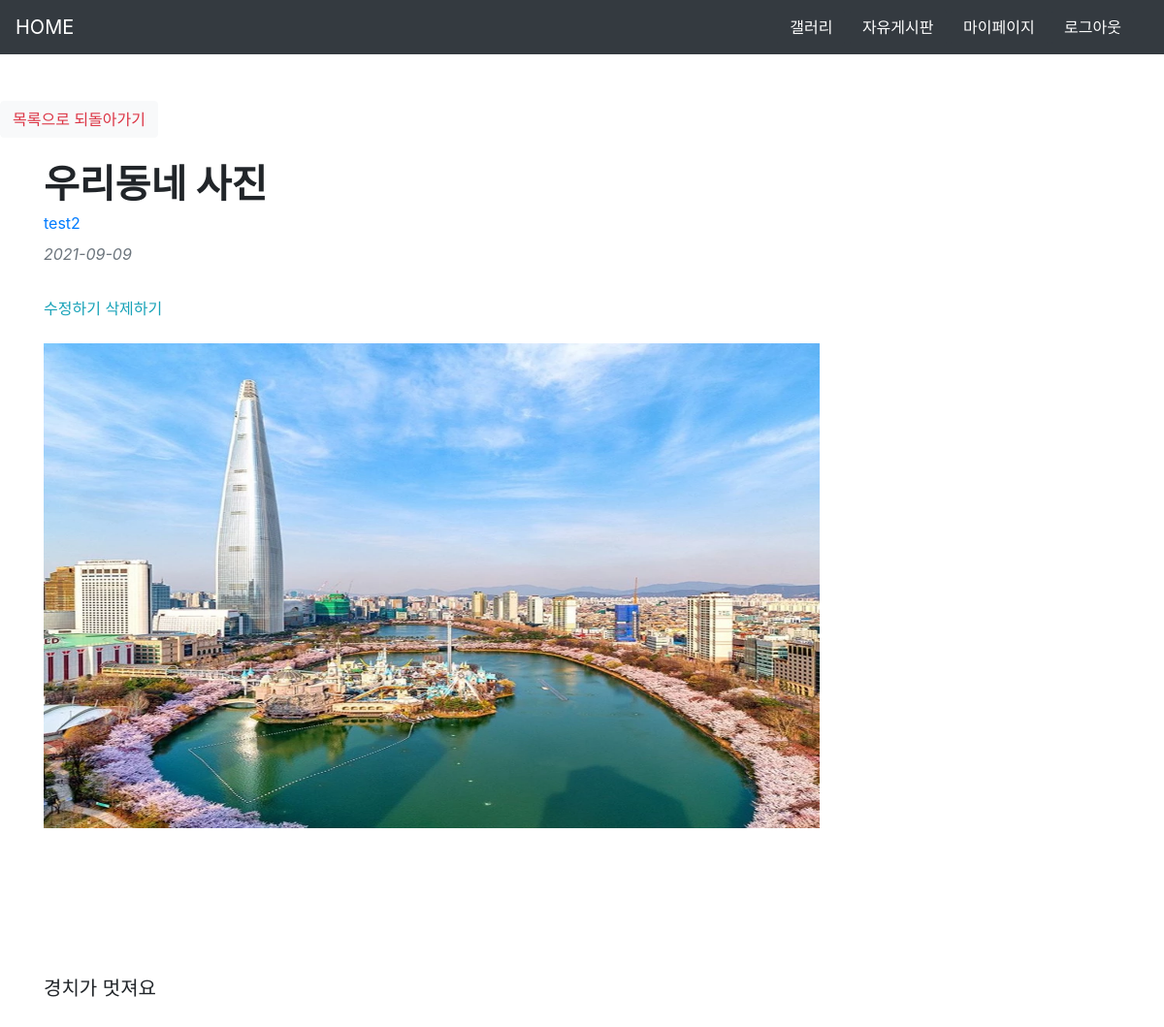
Page /gallery/detail/2 (signed in) on the committed database.
### member.py (models this page shows)
class Gallery(db.Model):
    gall_num = db.Column(db.Integer, primary_key=True)
    gall_writer = db.Column(db.String(30), db.ForeignKey('member.id', ondelete='CASCADE'))
    gall_date = db.Column(db.Date(), nullable=False)
    gall_title = db.Column(db.String(100), nullable=False)
    gall_content = db.Column(db.String(1500), nullable=False)
    gall_img = db.Column(db.String(500), nullable=False)

### routes/gall_route.py (the view)
@bp.route('/detail/<int:gall_num>')
def detail(gall_num):
    g = service.getBoard(gall_num)
    if g.gall_writer == session['login_id']:
        flag = True
        msg = ''
    else:
        flag = False
        msg = 'readonly'
    return render_template('gallery/detail.html', g=g)

### member.py (called while the page is built)
    def getBoard(self, gall_num:int):
        return Gallery.query.get(gall_num)

### templates/gallery/detail.html (shortened to what this page needs)
<!DOCTYPE html>
<html lang="en">
<head>
    <link rel="stylesheet" href="{{ url_for('static', filename='css/styles.css') }}">
     <link rel="stylesheet" href="https://maxcdn.bootstrapcdn.com/bootstrap/4.0.0-beta.2/css/bootstrap.min.css">
</head>
<body>
<nav class="navbar navbar-expand-sm bg-dark navbar-dark sticky-top">
		<a class="navbar-brand" href="/">HOME</a>
		<div class="container-fluid full-width">
		<div>
		{% if session.flag == True %}
			<button class="btn btn-dark btn-right" type="button" onclick="location.href='/gallery/list'">갤러리</button>
			<button class="btn btn-dark btn-right" type="button" onclick="location.href='/board/list'">자유게시판</button>
			<button class="btn btn-dark btn-right" type="button" onclick="location.href='/member/myinfo'">마이페이지</button>
			<button class="btn btn-dark btn-right" type="button" onclick="location.href='/member/logout'">로그아웃</button>
		{% else %}
			<button class="btn btn-dark btn-right" type="button" onclick="location.href='/member/loginForm'">로그인</button>
            <button class="btn btn-dark btn-right" type="button" onclick="location.href='/member/join'">회원가입</button>
		{% endif %}
		</div>
	</nav>
    <br>
    <br>
    <button class="btn btn-light"><a href="/" class="text-danger">목록으로 되돌아가기</a></button>
        <div class="container mt-4">
            <div class="row">
                <div class="col-lg-8">
                    <article>
                        <header class="mb-4">
                            <h1 class="fw-bolder mb-1">{{g.gall_title}}</h1>
                            <div class="text-primary mb-2">{{g.gall_writer}}</div>
                            <div class="text-muted fst-italic mb-2">{{g.gall_date}}</div>
                            <br>
                        {% if session.login_id == g.gall_writer%}
                            <a href="/gallery/edit/{{g.gall_num}}" class="text-info">수정하기</a>
                            <a herf="/gallery/del/{{g.gall_num}}" class="text-info" onclick="del()">삭제하기</a>
                        {% endif %}
                            <br>
                        </header>
                        <figure class="mb-1"><img src='{{g.gall_img}}' style="width:800px;height:500px"></figure>
                        <section>
                            <p class="fs-5">{{g.gall_content}}</p>
                        </section>
                    </article>
                </div>
            </div>
        </div>
</body>
</html>

### rows in the picture
Gallery: gall_title "우리동네 사진", gall_writer "test2", gall_date "2021-09-09", gall_img (picture), gall_content "경치가 멋져요"
